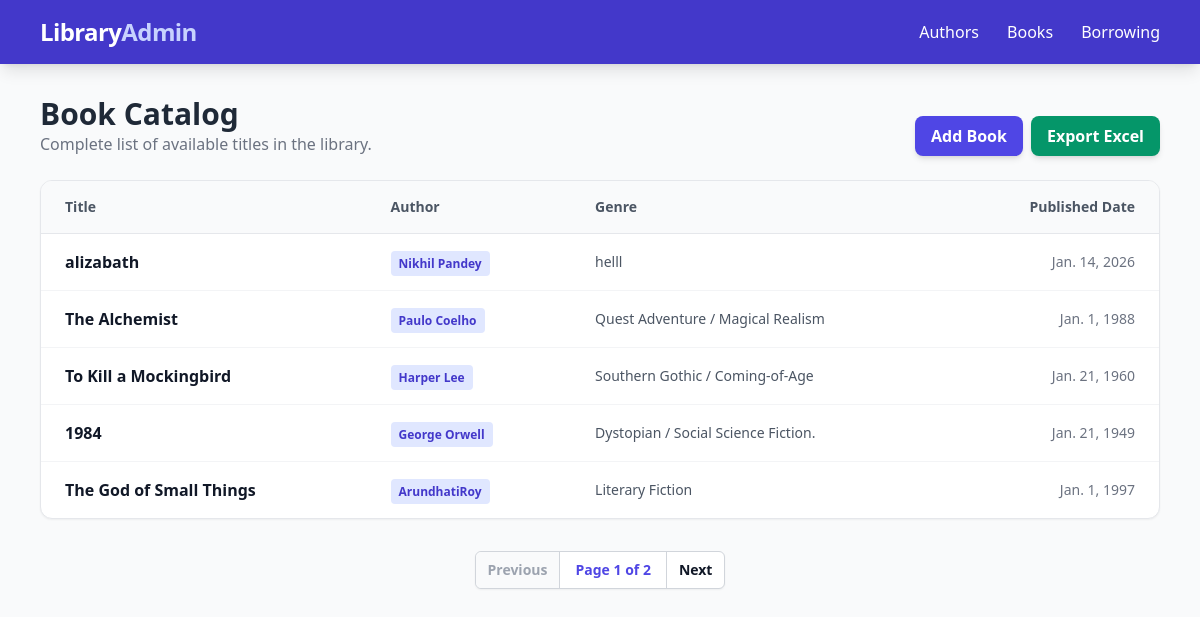
The page /books/ on the database its author committed.
### library/models.py (models this page shows, shortened)
class Book(models.Model):
    title = models.CharField(max_length=255)
    genre = models.CharField(max_length=100)
    published_date = models.DateField()
    author = models.ForeignKey(Author, on_delete=models.CASCADE, related_name='books')

class Author(models.Model):
    name = models.CharField(max_length=255)
    email = models.EmailField(unique=True)
    bio = models.TextField()

### library/views.py (the view)
# urls.py: path('books/', views.BookListView.as_view(), name='book-list'),
class BookListView(ListView):
    model = Book
    template_name = 'library/book_list.html'
    context_object_name = 'books'
    paginate_by = 5

### library/templates/library/book_list.html
{% extends 'library/base.html' %}
{% block content %}
<div class="flex justify-between items-end mb-6">
    <div>
        <h2 class="text-3xl font-bold text-gray-800">Book Catalog</h2>
        <p class="text-gray-500">Complete list of available titles in the library.</p>
    </div>
    <div class="flex gap-2">
        <a href="{% url 'book-add' %}" class="bg-indigo-600 hover:bg-indigo-700 text-white px-4 py-2 rounded-lg font-semibold shadow-md transition">Add Book</a>
        <a href="{% url 'export-excel' %}" class="bg-emerald-600 hover:bg-emerald-700 text-white px-4 py-2 rounded-lg font-semibold shadow-md transition">Export Excel</a>
    </div>
</div>
<div class="bg-white rounded-xl shadow-sm border border-gray-200 overflow-hidden">
    <table class="w-full text-left border-collapse">
        <thead class="bg-gray-50 border-b border-gray-200">
            <tr>
                <th class="px-6 py-4 text-sm font-semibold text-gray-600">Title</th>
                <th class="px-6 py-4 text-sm font-semibold text-gray-600">Author</th>
                <th class="px-6 py-4 text-sm font-semibold text-gray-600">Genre</th>
                <th class="px-6 py-4 text-sm font-semibold text-gray-600 text-right">Published Date</th>
            </tr>
        </thead>
        <tbody class="divide-y divide-gray-100">
            {% for book in books %}
            <tr class="hover:bg-indigo-50/30 transition">
                <td class="px-6 py-4 font-bold text-gray-900">{{ book.title }}</td>
                <td class="px-6 py-4">
                    <span class="bg-indigo-100 text-indigo-700 px-2 py-1 rounded text-xs font-bold">{{ book.author.name }}</span>
                </td>
                <td class="px-6 py-4 text-gray-600 text-sm">{{ book.genre }}</td>
                <td class="px-6 py-4 text-gray-500 text-sm text-right">{{ book.published_date }}</td>
            </tr>
            {% empty %}
            <tr><td colspan="4" class="px-6 py-12 text-center text-gray-400">The catalog is currently empty.</td></tr>
            {% endfor %}
        </tbody>
    </table>
</div>
{% include 'library/pagination.html' %}
{% endblock %}

### rows shown on the page
Book: title "alizabath", author.name "Nikhil Pandey", genre "helll", published_date "Jan. 14, 2026"
Book: title "The Alchemist", author.name "Paulo Coelho", genre "Quest Adventure / Magical Realism", published_date "Jan. 1, 1988"
Book: title "To Kill a Mockingbird", author.name "Harper Lee", genre "Southern Gothic / Coming-of-Age", published_date "Jan. 21, 1960"
Book: title "1984", author.name "George Orwell", genre "Dystopian / Social Science Fiction.", published_date "Jan. 21, 1949"
Book: title "The God of Small Things", author.name "ArundhatiRoy", genre "Literary Fiction", published_date "Jan. 1, 1997"

### other values the page prints
{{ page_obj.number }} "1"
{{ paginator.num_pages }} "2"
